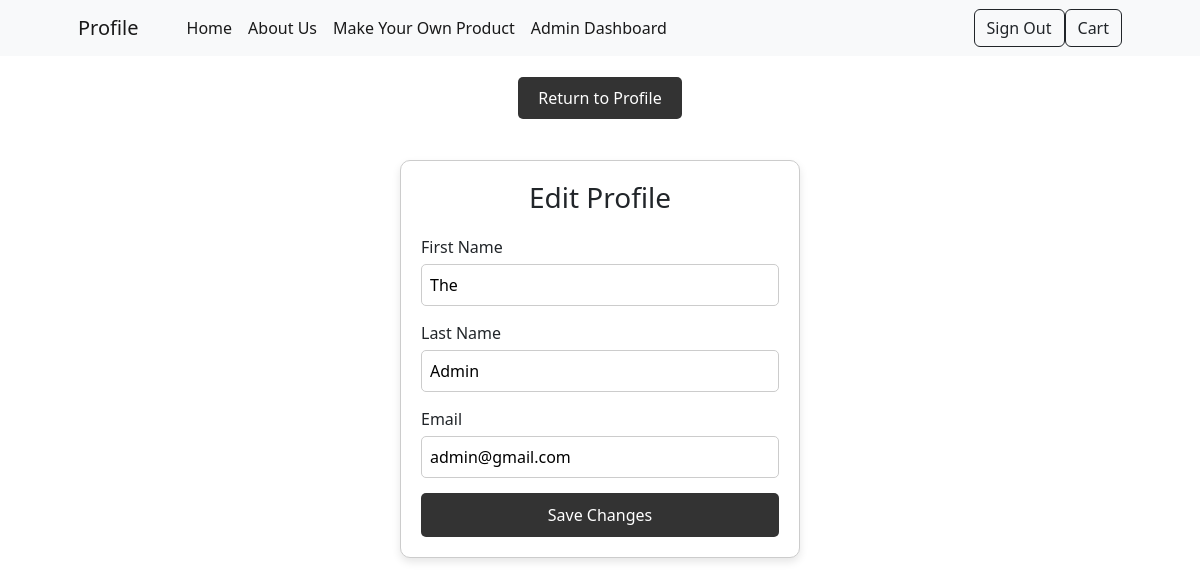
Page /app/Users/edituser.php?id=2 (signed in) on the committed database.
### tables this page shows
CREATE TABLE `user` (
  `User_ID` int(10) UNSIGNED NOT NULL,
  `first_name` varchar(50) DEFAULT NULL,
  `last_name` varchar(50) DEFAULT NULL,
  `email` varchar(100) NOT NULL,
  `password` varchar(255) NOT NULL,
  `isAdmin` tinyint(1) NOT NULL DEFAULT 0
);

### app/Users/edituser.php (the view, shortened to what this page needs)
<?php
require_once('../../lib/db.php');
$userId = $_SESSION['user/ID'];
$stmt = $pdo->prepare("SELECT * FROM user WHERE User_ID = ?");
$stmt->execute([$userId]);
$user = $stmt->fetch();
require_once("../../theme/header.php");
?>
	<div style="text-align: center; margin-bottom: 20px; padding: 30px">
		<a href="profile.php" style="padding: 10px 20px; background-color: #333; color: white; text-decoration: none; border-radius: 5px;">Return to Profile</a>
	</div>
    <form method="POST" style="max-width: 400px; margin: 0 auto; padding: 20px; border: 1px solid #ccc; border-radius: 10px; background-color: #fff; box-shadow: 0 4px 8px rgba(0, 0, 0, 0.1);">
        <h3 style="text-align: center; margin-bottom: 20px;">Edit Profile</h3>
        <div style="margin-bottom: 15px;">
            <label for="first_name" style="display: block; margin-bottom: 5px;">First Name</label>
            <input type="text" name="first_name" id="first_name" style="width: 100%; padding: 8px; border: 1px solid #ccc; border-radius: 5px;" value="<?= htmlspecialchars($user['first_name']) ?>" required />
        </div>
        <div style="margin-bottom: 15px;">
            <label for="last_name" style="display: block; margin-bottom: 5px;">Last Name</label>
            <input type="text" name="last_name" id="last_name" style="width: 100%; padding: 8px; border: 1px solid #ccc; border-radius: 5px;" value="<?= htmlspecialchars($user['last_name']) ?>" required/>
        </div>
        <div style="margin-bottom: 15px;">
            <label for="email" style="display: block; margin-bottom: 5px;">Email</label>
            <input type="text" name="email" id="email" style="width: 100%; padding: 8px; border: 1px solid #ccc; border-radius: 5px;" value="<?= htmlspecialchars($user['email']) ?>" required/>
        </div>
        <button type="submit" style="width: 100%; padding: 10px; background-color: #333; color: white; border: none; border-radius: 5px; cursor: pointer;">Save Changes</button>
    </form>
</body>
</html>

### rows in the picture
user: first_name "The", last_name "Admin", email "admin@gmail.com"
